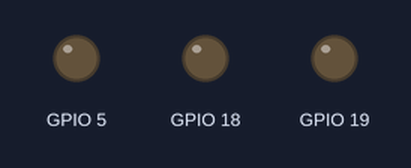
The sketch below on a simulated ESP8266 (NodeMCU). On the bench: output pins drawn as LEDs (lit = HIGH).

Above: at 0.15 s.
At 13.44 s:
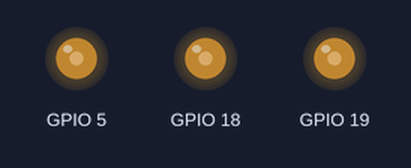
Timing chart, 0 to 13.3 s (numbered marks = the images above):
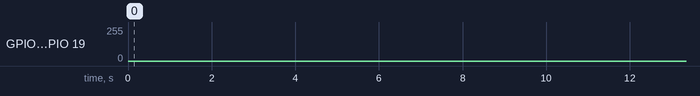

The sketch:

ESP32_LED_analog_brightness.ino
```cpp
void setup() {
  // put your setup code here, to run once:
}

void loop() {
  // put your main code here, to run repeatedly:
for(int dcy=0; dcy<255; dcy++)
{
  analogWrite(5, dcy);
  analogWrite(18, dcy);
  analogWrite(19, dcy);
  delay(5);
}
for(int dcy=255; dcy>0; dcy--)
{
  analogWrite(5, dcy);
  analogWrite(18, dcy);
  analogWrite(19, dcy);
  delay(5);
}
}
```
